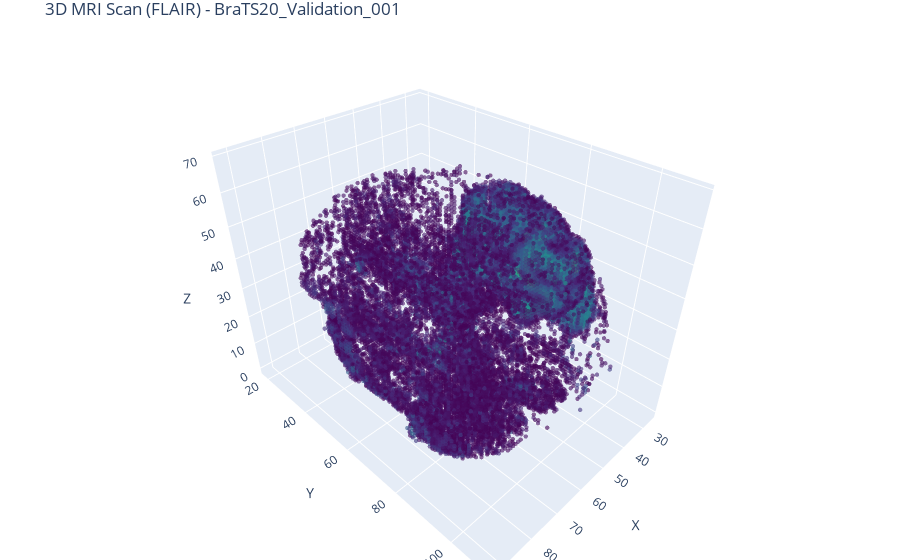

Notebook code for this chart:
### Markdown cell above
### Step 1.5: Quick 3D Scatter3D Visualization

We plot the 3D brain structure using Plotly's Scatter3d, which is fast and lightweight for rendering voxel clouds. Each point corresponds to a voxel above the intensity threshold.

You should see the outer contour of the brain and possibly some internal density changes.

If nothing shows up or the plot is blank, it likely means the threshold was too high or normalization failed — this plot serves as a real-time check.

### Code cell
fig = go.Figure(data=go.Scatter3d(
    x=x, y=y, z=z,
    mode='markers',
    marker=dict(
        size=1.5,
        color=intensities,
        colorscale='Viridis',
        opacity=0.6
    )
))

fig.update_layout(
    title=f"3D MRI Scan (FLAIR) - {sample_id}",
    scene=dict(xaxis_title='X', yaxis_title='Y', zaxis_title='Z'),
    margin=dict(l=0, r=0, b=0, t=30)
)

fig.show()

### Figure 1 — Plotly figure (JSON) as saved in the notebook; plotly's stock layout.template omitted (floating-point values rounded to 4 significant figures; data arrays with more than 128 entries replaced by an {"elided": "..."} marker saying what was removed)
{"data": [{"marker": {"color": {"elided": "34769 float values"}, "colorscale": [[0, "#440154"], [0.1111, "#482878"], [0.2222, "#3e4989"], [0.3333, "#31688e"], [0.4444, "#26828e"], [0.5556, "#1f9e89"], [0.6667, "#35b779"], [0.7778, "#6ece58"], [0.8889, "#b5de2b"], [1, "#fde725"]], "opacity": 0.6, "size": 1.5}, "mode": "markers", "type": "scatter3d", "x": {"elided": "34769 int values"}, "y": {"elided": "34769 int values"}, "z": {"elided": "34769 int values"}}], "layout": {"margin": {"b": 0, "l": 0, "r": 0, "t": 30}, "scene": {"xaxis": {"title": {"text": "X"}}, "yaxis": {"title": {"text": "Y"}}, "zaxis": {"title": {"text": "Z"}}}, "title": {"text": "3D MRI Scan (FLAIR) - BraTS20_Validation_001"}}}
